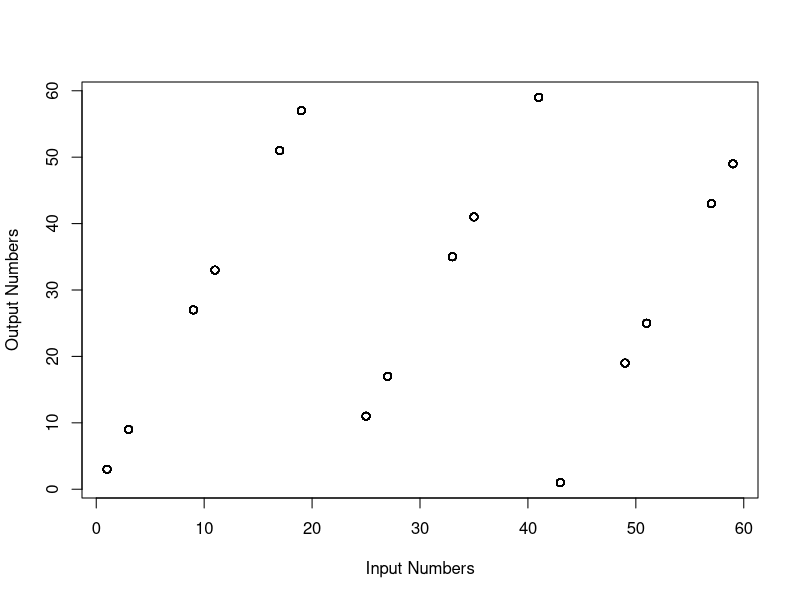
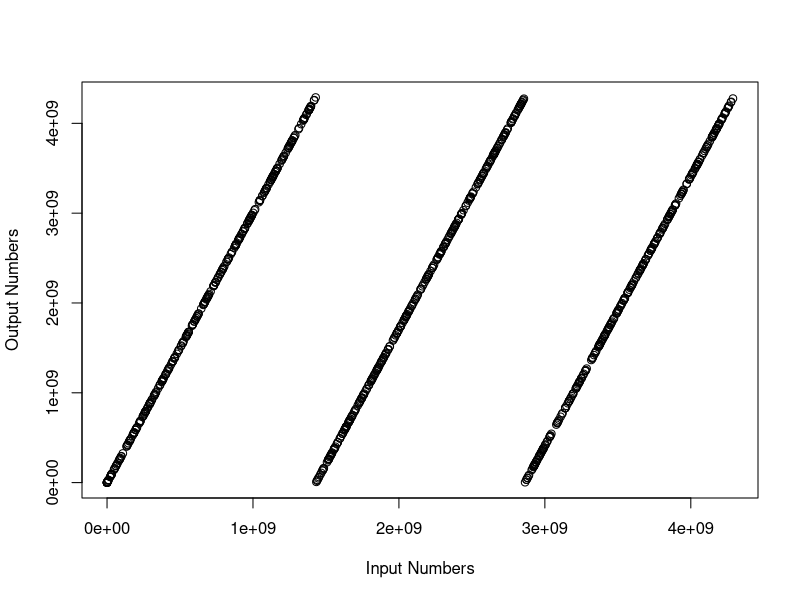
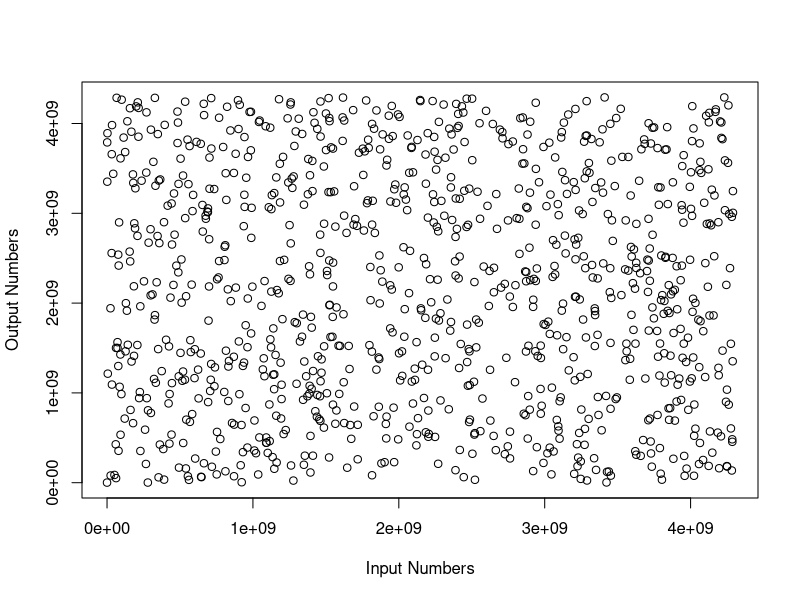
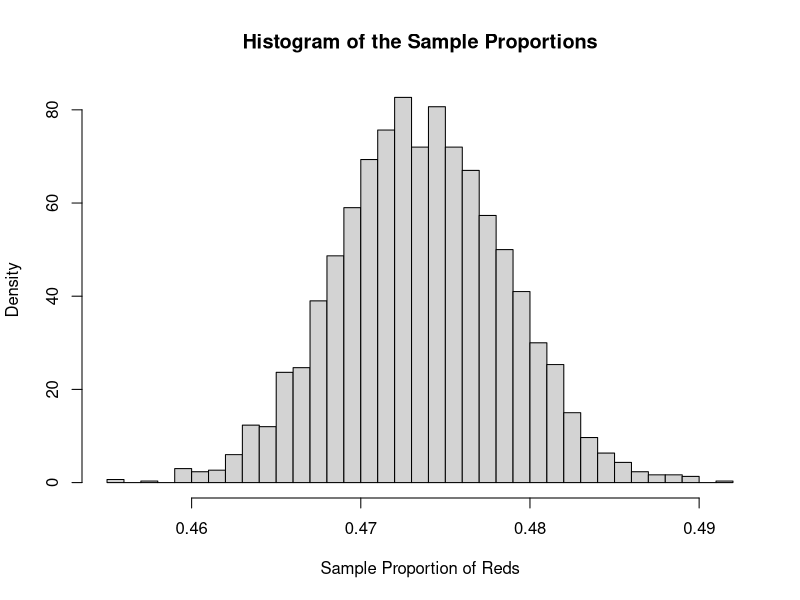
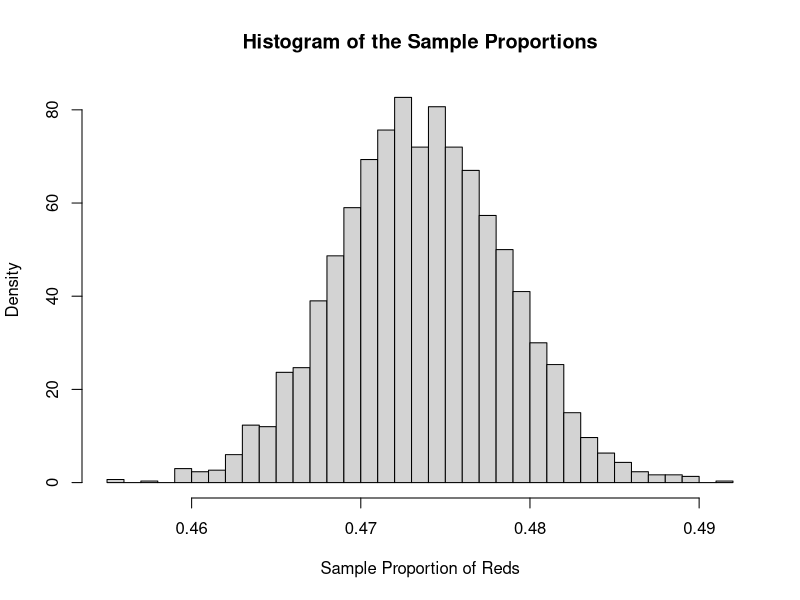
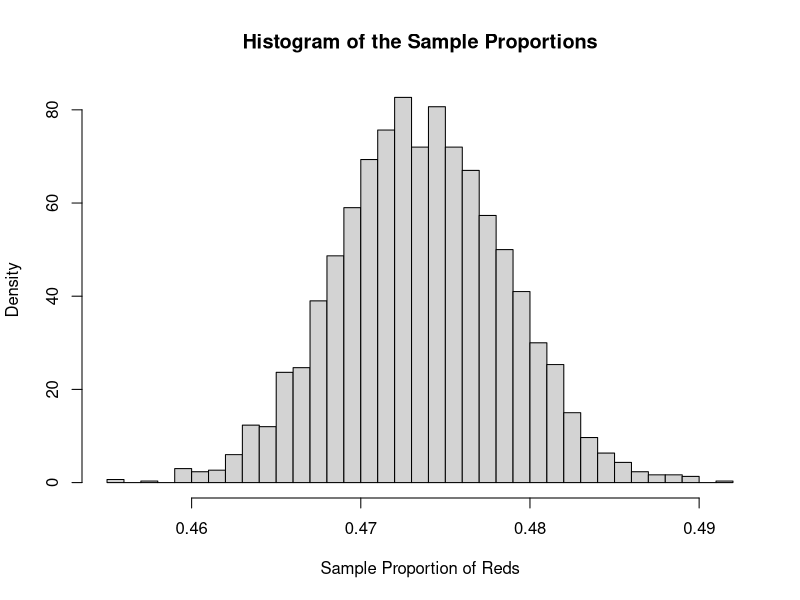
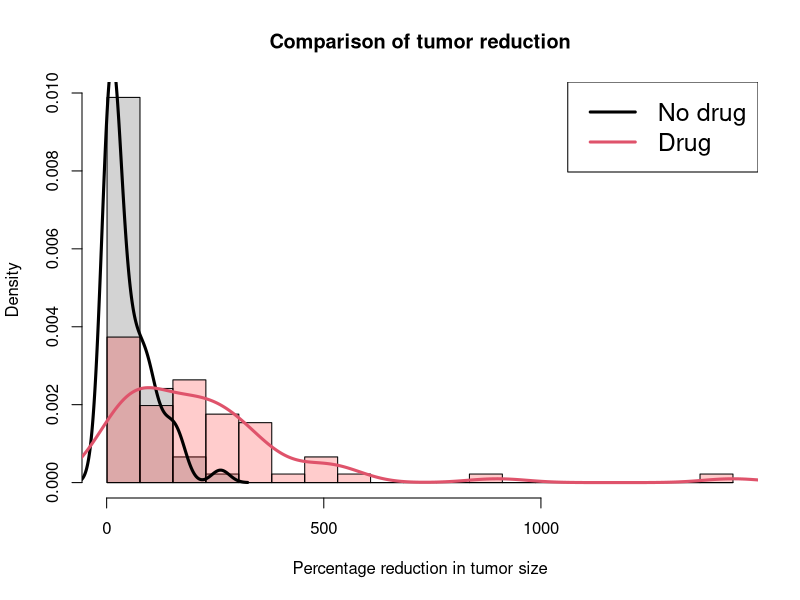
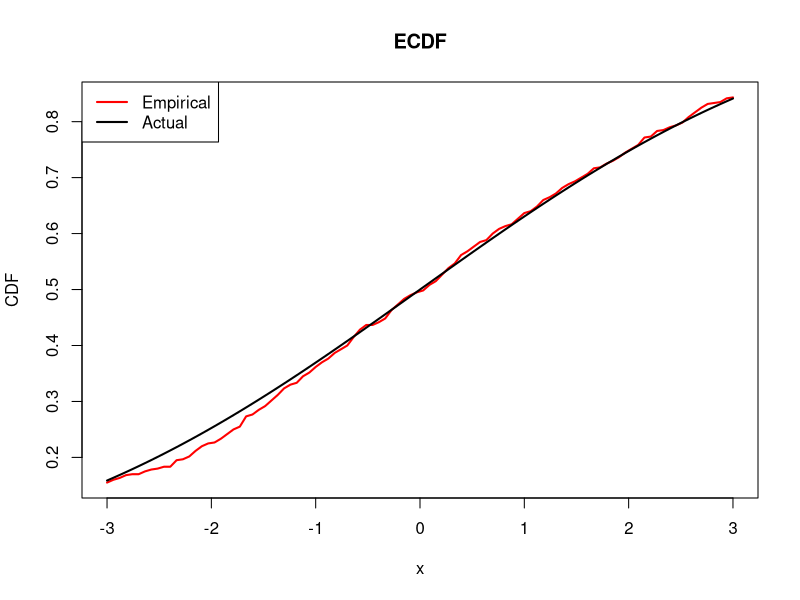

Source code (R) for these figures, in order:
## ---- chunk 1
options(htmltools.dir.version = FALSE)
knitr::opts_chunk$set(comment = "##")
library(kableExtra)
## ---- chunk 2
set.seed(123)
coins = rbinom(n = 5000000, size = 10, prob = 0.5)
mean(coins == 9)
## ---- chunk 3
set.seed(123)
n = 400000
x = runif(n, min = 0, max = 1)
y = runif(n, min = 0, max = 1)
mean(x^2 + y^2 < 1) * 4
## ---- chunk 4
LinCongGen = function(n, seed, m = 64, b = 3){
  pseudo_num = numeric(n+1)
  pseudo_num[1] = seed
  for(i in 1:n){
    pseudo_num[i+1] = (pseudo_num[i]*b) %% m
  }
  return(pseudo_num[2:(n+1)])
}
n = 1000
seed = 17
rand_num = LinCongGen(n, seed, m = 64, b = 3)
plot(c(seed, rand_num[1:(n-1)]), rand_num, xlab = "Input Numbers", ylab = "Output Numbers")
## ---- chunk 5
n = 1000
seed = 17
rand_num = LinCongGen(n, seed, m = 2^32, b = 3)
plot(c(seed, rand_num[1:(n-1)]), rand_num, xlab = "Input Numbers", ylab = "Output Numbers")
## ---- chunk 6
n = 1000
seed = 17
rand_num = LinCongGen(n, seed, m = 2^32, b = 69069)
plot(c(seed, rand_num[1:(n-1)]), rand_num, xlab = "Input Numbers", ylab = "Output Numbers")
## ---- chunk 7
mean(rnorm(6))

mean(rnorm(6))
## ---- chunk 8
set.seed(123)
mean(rnorm(6))

set.seed((123))
mean(rnorm(6))
## ---- chunk 9
set.seed(123)
rnorm(3); rnorm(2); rnorm(1)
## ---- chunk 10
set.seed(123)
rnorm(3); rnorm(2); rnorm(1)
## ---- chunk 11
sample(letters, size = 10, replace = FALSE, prob = NULL)
## ---- chunk 12
set.seed(123)
sample(letters, size = 10, replace = FALSE, prob = NULL)
## ---- chunk 13
rou_vec = c(rep(c("black", "red"), each = 18), rep("green", 2))

set.seed(123)
samp_res = sample(rou_vec, size = 10000, replace = TRUE)
mean(samp_res == "red")
cat("The estimation error is ", abs(mean(samp_res == "red") - 18/38), ".", sep = "")
## ---- chunk 14
set.seed(123)
samp_res = sample(rou_vec, size = 1000000, replace = TRUE)
cat("The estimation error is ", abs(mean(samp_res == "red") - 18/38), ".", sep = "")
## ---- chunk 15
set.seed(123)   ## We should set the seed here!!
rep_means = replicate(3000, 
                      mean(sample(rou_vec, size = 10000, replace = TRUE) == "red"))
## ---- chunk 16
set.seed(123)   ## We should set the seed here!!
rep_means2 = replicate(3000, {
  samp_res = sample(rou_vec, size = 10000, replace = TRUE)
  mean(samp_res == "red")
})
all.equal(rep_means, rep_means2)
## ---- chunk 17
hist(rep_means, breaks = 30, freq = FALSE, xlab = "Sample Proportion of Reds", 
     main = "Histogram of the Sample Proportions")
## ---- chunk 18
hist(rep_means, breaks = 30, freq = FALSE, xlab = "Sample Proportion of Reds", 
     main = "Histogram of the Sample Proportions")
## ---- chunk 19
hist(rep_means, breaks = 30, freq = FALSE, xlab = "Sample Proportion of Reds", 
     main = "Histogram of the Sample Proportions")
## ---- chunk 20
# Simulate, supposing 60 subjects in each group 
set.seed(123)
n = 60 
mu_drug = 2
mu_nodrug = runif(n, min = 0, max = 1)
x_drug = 100*rexp(n, rate = 1/mu_drug) 
x_nodrug = 100*rexp(n, rate = 1/mu_nodrug)
## ---- chunk 21
# Find the range of all the measurements together
x_range = range(c(x_nodrug, x_drug))
breaks = seq(min(x_range), max(x_range), length=20)

# Overlaid the histograms of no drug and drug measurements
hist(x_nodrug, breaks = breaks, probability=TRUE, xlim = x_range, col = "lightgray", xlab = "Percentage reduction in tumor size", main = "Comparison of tumor reduction")
hist(x_drug, breaks = breaks, probability = TRUE, col = rgb(1,0,0,0.2), add = TRUE) 

# Draw estimated densities on top
lines(density(x_nodrug), lwd=3, col=1)
lines(density(x_drug), lwd=3, col=2)
legend("topright", legend=c("No drug","Drug"), lty=1, lwd=3, col=1:2, cex = 1.5)
## ---- chunk 22
set.seed(123)
n = 100000
x = runif(n, min = 0, max = 1)
mean(exp(-x^3))
## ---- chunk 23
set.seed(123)
n = 600
z = rnorm(n, mean = 0, sd = 3)  # The observed data
x = seq(-3, 3, length = 100)
ecdf_fun = ecdf(z)
class(ecdf_fun)  # It is a function!
ecdf_fun(0)
## ---- chunk 24
plot(x, ecdf_fun(x), lwd=2, col="red", type="l", ylab="CDF", main="ECDF")
lines(x, pnorm(x, mean = 0, sd = 3), lwd=2)
legend("topleft", legend=c("Empirical", "Actual"), lwd=2, col=c("red", "black"))
## ---- chunk 25
n = 500
t = 1:n/n
Sig = t %o% (1-t)
Sig = pmin(Sig, t(Sig))
eig = eigen(Sig)
Sig_half = eig$vec %*% diag(sqrt(eig$val)) %*% t(eig$vec)
B = Sig_half %*% rnorm(n)
plot(t, B, type="l")
## ---- chunk 26
ks.test(rnorm(n), rt(n, df = 1)) # Normal versus t1
ks.test(rnorm(n), "pt", df = 10) # Normal versus t10
